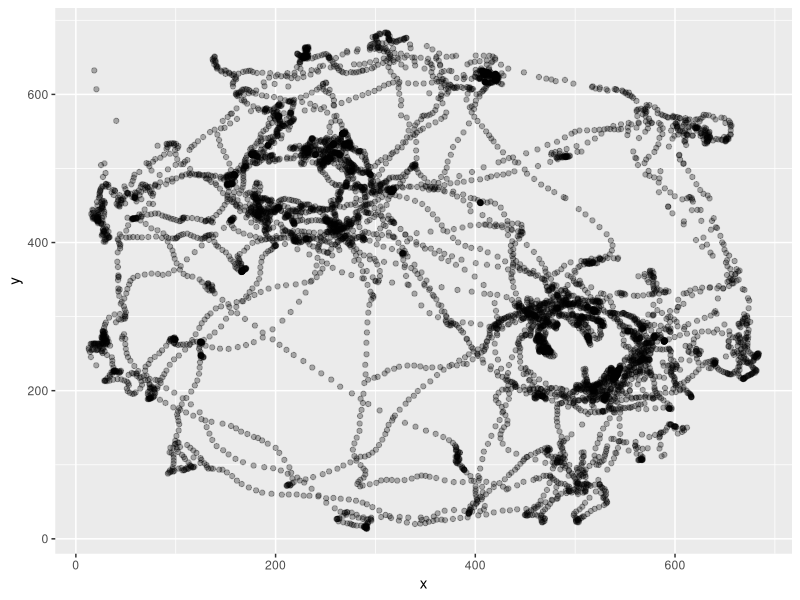

The R source for this figure: (Note: this script raises an error after producing the figure.)
rm(list = ls())
library(tidyverse)
SimilarLearn <- read_csv("240816_r1561_different_0.csv")
SimilarLearn <- SimilarLearn %>%
  select(!15:24) %>%
  filter(Value.Item1.Item1.Item2>154) %>%
  rename(pixelx = Value.Item1.Item1.Item3.X, pixely = Value.Item1.Item1.Item3.Y, TimePoint = Value.Item1.Item1.Item2) %>%
  select(!1, !14) %>%
  filter(!Value.Item2 == TRUE) %>%
  na.omit 
x1 <- c(SimilarLearn$pixelx)
y1 <- c(SimilarLearn$pixely)
df1 <- data.frame(x = x1, y = y1)
p1 <- ggplot(df1, aes(x = x, y = y)) +
  geom_point(alpha = 0.3)
p1
library(ggforce)
#Blue represents gnome, red represents green jar.
p1circle <- p1 + geom_circle(aes(x0 = 502, y0 = 258, r = 80), color = "green")
p1circle <- p1circle + geom_circle(aes(x0 = 225, y0 = 468, r = 80), color = "green")
p1circle
radius <- 80
center_x1 <- 502
center_y1 <- 258
df1$distance <- sqrt((df1$x - center_x1)^2 + (df1$y - center_y1)^2)
points_in_circle1 <- sum(df1$distance <= radius)
print(points_in_circle1)
center_x2 <- 225
center_y2 <- 468
df1$distance1 <- sqrt((df1$x - center_x2)^2 + (df1$y - center_y2)^2)
points_in_circle2 <- sum(df1$distance1 <= radius)
print(points_in_circle2)

BaselineLearn <- read_csv("240816_r1561_1_baseline_learn.csv")
BaselineLearn <- BaselineLearn %>%
  select(!15:24) %>%
  filter(Value.Item1.Item1.Item2>161) %>%
  rename(pixelx = Value.Item1.Item1.Item3.X, pixely = Value.Item1.Item1.Item3.Y, TimePoint = Value.Item1.Item1.Item2) %>%
  select(!1, !14) %>%
  na.omit
Baselinelearn <- BaselineLearn %>%
  filter(!Value.Item2 == TRUE) 
x2 <- c(BaselineLearn$pixelx)
y2 <- c(BaselineLearn$pixely)
df2 <- data.frame(x = x2, y = y2)
p2 <- ggplot(df2, aes(x = x2, y = y2)) +
  geom_point(alpha = 0.3)
p2
p2circle <- p2 + geom_circle(aes(x0 = 386, y0 = 165, r = 75), color = "purple")
p2circle <- p2circle + geom_circle(aes(x0 = 130, y0 = 383, r = 75), color = "purple")
p2circle
radius <- 75
center_x1 <- 386
center_y1 <- 165
df2$distance <- sqrt((df2$x - center_x1)^2 + (df2$y - center_y1)^2)
points_in_circle2 <- sum(df2$distance <= radius)
print(points_in_circle2)
center_x2 <- 130
center_y2 <- 383
df2$distance1 <- sqrt((df2$x - center_x2)^2 + (df2$y - center_y2)^2)
points_in_circle2 <- sum(df2$distance1 <= radius)
print(points_in_circle2)

SimilarTest <- read_csv("240816_r1561_2_baseline_test.csv")
SimilarTest <- SimilarTest %>%
  select(!15:24) %>%
  filter(Value.Item1.Item1.Item2>141) %>%
  rename(pixelx = Value.Item1.Item1.Item3.X, pixely = Value.Item1.Item1.Item3.Y, TimePoint = Value.Item1.Item1.Item2) %>%
  select(!1, !14) %>%
  na.omit
SimilarTest <- SimilarTest %>%
  filter(!Value.Item2 == TRUE)
x3 <- c(SimilarTest$pixelx)
y3 <- c(SimilarTest$pixely)
df3 <- data.frame(x = x3, y = y3)
p3 <- ggplot(df3, aes(x = x3, y = y3)) +
  geom_point(alpha = 0.3)
p3
p3circle <- p3 + geom_circle(aes(x0 = 386, y0 = 165, r = 75), color = "purple")
p3circle <- p3circle + geom_circle(aes(x0 = 130, y0 = 383, r = 75), color = "green") +
  ggtitle("baseline")
p3circle
radius <- 75
center_x3 <- 386
center_y3 <- 165
df3$distance <- sqrt((df3$x - center_x3)^2 + (df3$y - center_y3)^2)
points_in_circle3 <- sum(df3$distance <= radius)
print(points_in_circle3)
center_x3 <- 130
center_y3 <- 383
df3$distance1 <- sqrt((df3$x - center_x3)^2 + (df3$y - center_y3)^2)
points_in_circle3 <- sum(df3$distance1 <= radius)
print(points_in_circle3)

DifferentLearn <- read_csv("240816_r1561_3_similar_learn.csv")
DifferentLearn <- DifferentLearn %>%
  select(!15:24) %>%
  filter(Value.Item1.Item1.Item2>83) %>%
  rename(pixelx = Value.Item1.Item1.Item3.X, pixely = Value.Item1.Item1.Item3.Y, TimePoint = Value.Item1.Item1.Item2) %>%
  select(!1, !14) %>%
  na.omit
DifferentLearn <- DifferentLearn %>%
  filter(!Value.Item2 == TRUE)
x4 <- c(DifferentLearn$pixelx)
y4 <- c(DifferentLearn$pixely)
df4 <- data.frame(x = x4, y = y4)
p4 <- ggplot(df4, aes(x = x4, y = y4)) +
  geom_point(alpha = 0.3)
p4
p4circle <- p4 + geom_circle(aes(x0 = 381, y0 = 165, r = 80), color = "red")
p4circle <- p4circle + geom_circle(aes(x0 = 130, y0 = 383, r = 80), color = "red")
p4circle
radius <- 80
center_x4 <- 381
center_y4 <- 165
df4$distance <- sqrt((df4$x - center_x4)^2 + (df4$y - center_y4)^2)
points_in_circle4 <- sum(df4$distance <= radius)
print(points_in_circle4)
center_x4 <- 130
center_y4 <- 383
df4$distance1 <- sqrt((df4$x - center_x4)^2 + (df4$y - center_y4)^2)
points_in_circle4 <- sum(df4$distance1 <= radius)
print(points_in_circle4)

BaselineLearn1 <- read_csv("240816_r1561_4_baseline_learn.csv")
BaselineLearn1 <- BaselineLearn1 %>%
  select(!15:24) %>%
  filter(Value.Item1.Item1.Item2>91) %>%
  rename(pixelx = Value.Item1.Item1.Item3.X, pixely = Value.Item1.Item1.Item3.Y, TimePoint = Value.Item1.Item1.Item2) %>%
  select(!1, !14) %>%
  na.omit %>%
  filter(!Value.Item2 == TRUE)
x5 <- c(BaselineLearn1$pixelx)
y5 <- c(BaselineLearn1$pixely)
df5 <- data.frame(x = x5, y = y5)
p5 <- ggplot(df5, aes(x = x5, y = y5)) +
  geom_point(alpha = 0.3)
p5
p5circle <- p5 + geom_circle(aes(x0 = 391, y0 = 165, r = 80), color = "blue")
p5circle <- p5circle + geom_circle(aes(x0 = 130, y0 = 388, r = 80), color = "blue")
p5circle
radius <- 80
center_x5 <- 391
center_y5 <- 165
df5$distance <- sqrt((df5$x - center_x5)^2 + (df5$y - center_y5)^2)
points_in_circle5 <- sum(df5$distance <= radius)
print(points_in_circle5)
center_x6 <- 130
center_y6 <- 388
df5$distance1 <- sqrt((df5$x - center_x6)^2 + (df5$y - center_y6)^2)
points_in_circle6 <- sum(df5$distance1 <= radius)
print(points_in_circle6)

DifferentTest <- read_csv("240816_r1561_5_baseline_test.csv")
DifferentTest <- DifferentTest %>%
  select(!15:24) %>%
  filter(Value.Item1.Item1.Item2>130) %>%
  rename(pixelx = Value.Item1.Item1.Item3.X, pixely = Value.Item1.Item1.Item3.Y, TimePoint = Value.Item1.Item1.Item2) %>%
  select(!1, !14) %>%
  filter(!Value.Item2 == TRUE) %>%
  na.omit
x6 <- c(DifferentTest$pixelx)
y6 <- c(DifferentTest$pixely)
df6 <- data.frame(x = x6, y = y6)
p6 <- ggplot(df6, aes(x = x6, y = y6)) +
  geom_point(alpha = 0.3)
p6
p6circle <- p6 + geom_circle(aes(x0 = 381, y0 = 160, r = 75), color = "blue")
p6circle <- p6circle + geom_circle(aes(x0 = 130, y0 = 393, r = 75), color = "red")
p6circle
radius <- 75
center_x6 <- 381
center_y6 <- 160
df6$distance <- sqrt((df6$x - center_x6)^2 + (df6$y - center_y6)^2)
points_in_circle6 <- sum(df6$distance <= radius)
print(points_in_circle6)
center_x6 <- 130
center_y6 <- 393
df6$distance1 <- sqrt((df6$x - center_x6)^2 + (df6$y - center_y6)^2)
points_in_circle6 <- sum(df6$distance1 <= radius)
print(points_in_circle6)
